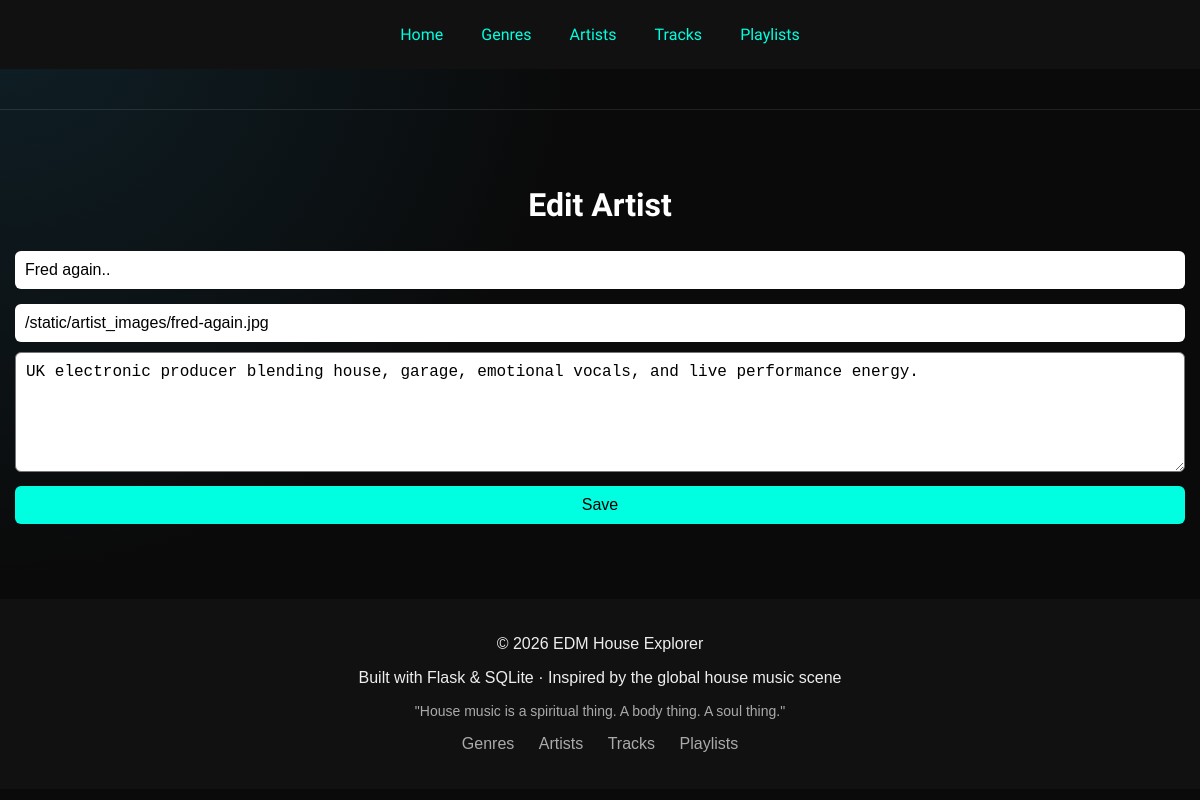
The page /edit_artist/1 on the database as committed earlier.
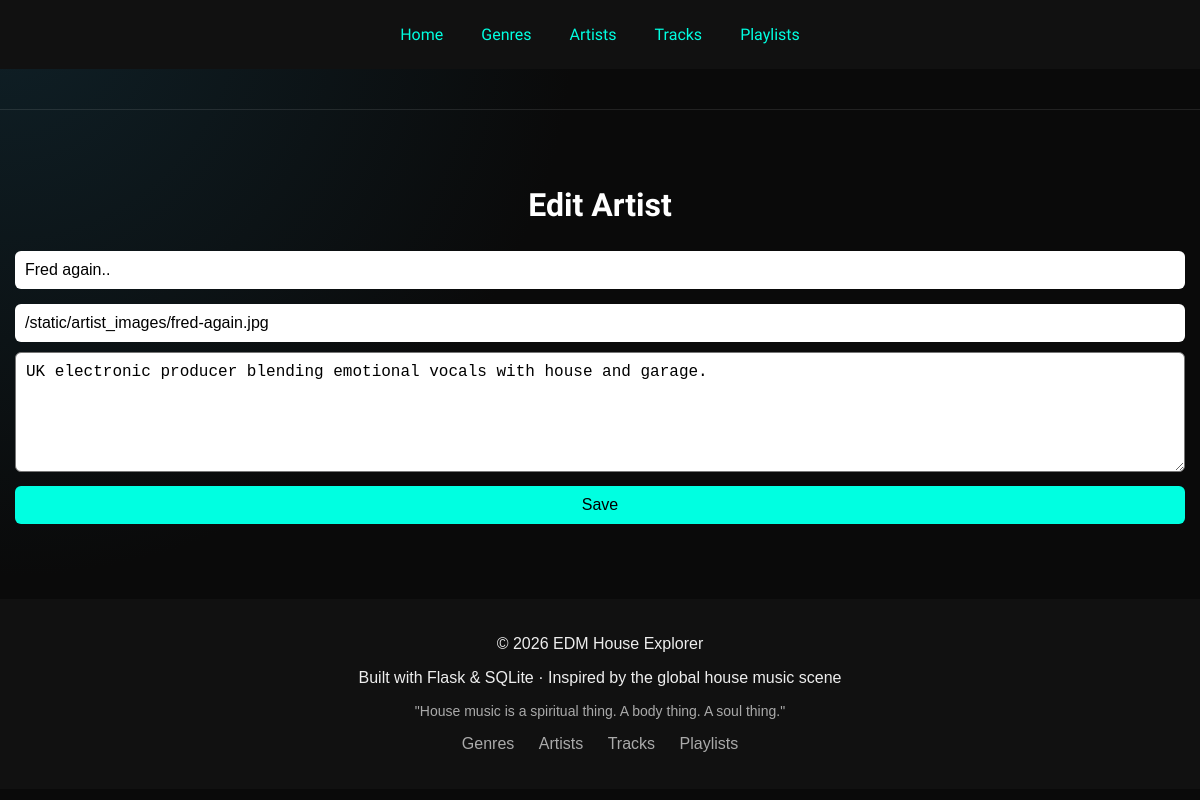
The same page on the database as committed later.
### tables this page shows
CREATE TABLE artists (
        id INTEGER PRIMARY KEY AUTOINCREMENT,
        name TEXT NOT NULL,
        image TEXT,
        about TEXT
    );

### app.py (the view, shortened to what this page needs)
@app.route("/edit_artist/<int:id>", methods=["GET", "POST"])
def edit_artist(id):
    conn = sqlite3.connect("database.db")
    cursor = conn.cursor()
    cursor.execute("SELECT * FROM artists WHERE id=?", (id,))
    artist = cursor.fetchone()
    conn.close()
    return render_template("edit_artist.html", artist=artist)

### templates/edit_artist.html
{% extends "base.html" %}
{% block content %}
<div class="container">
    <h1>Edit Artist</h1>
    <form method="POST">
        <input type="text"
               name="name"
               value="{{ artist[1] }}"
               placeholder="Artist name">
        <input type="text"
               name="image"
               value="{{ artist[2] }}"
               placeholder="Image path">
        <textarea name="about"
                  placeholder="About artist">{{ artist[3] }}</textarea>
        <button type="submit">
            Save
        </button>
    </form>
</div>
{% endblock %}

Rows that differ between the two databases and show on the page:
changed artists "Fred again..": about "UK electronic producer blending house, garage, emotional vocals, and live performance energy." → "UK electronic producer blending emotional vocals with house and garage."
